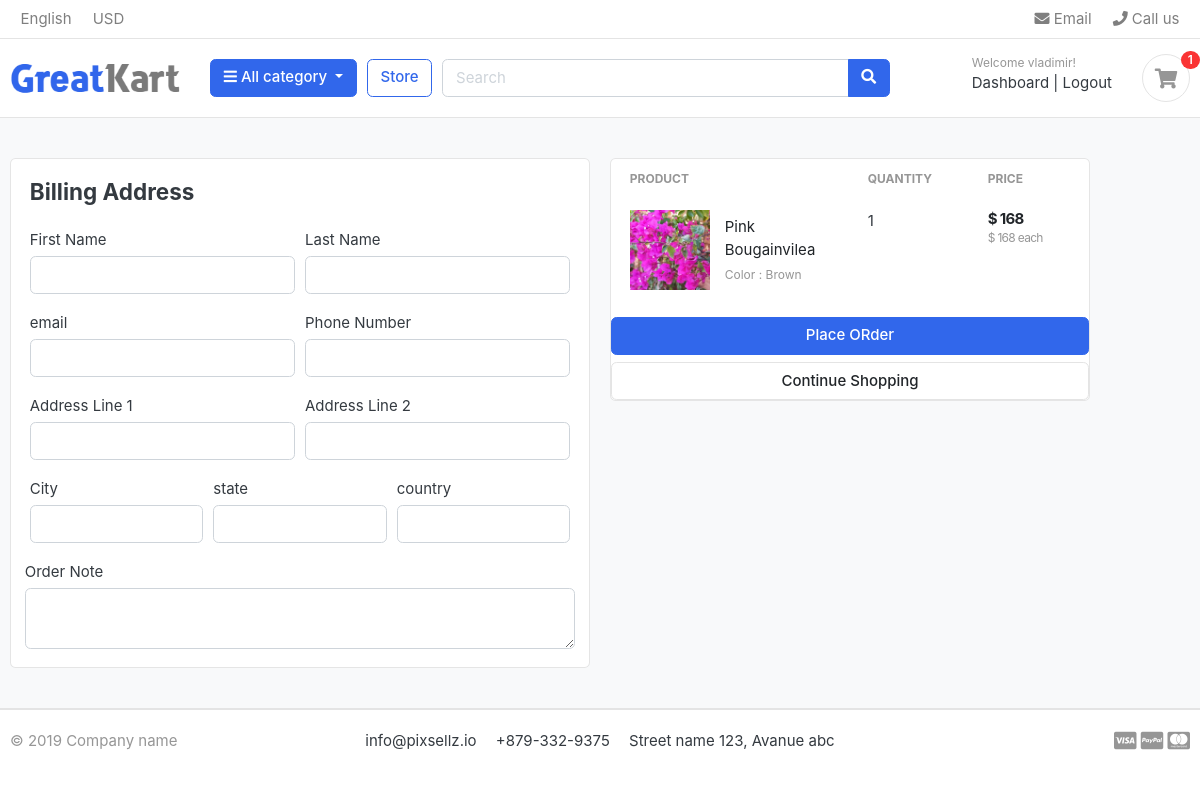
The page /cart/checkout/ (signed in) on the database as committed earlier.
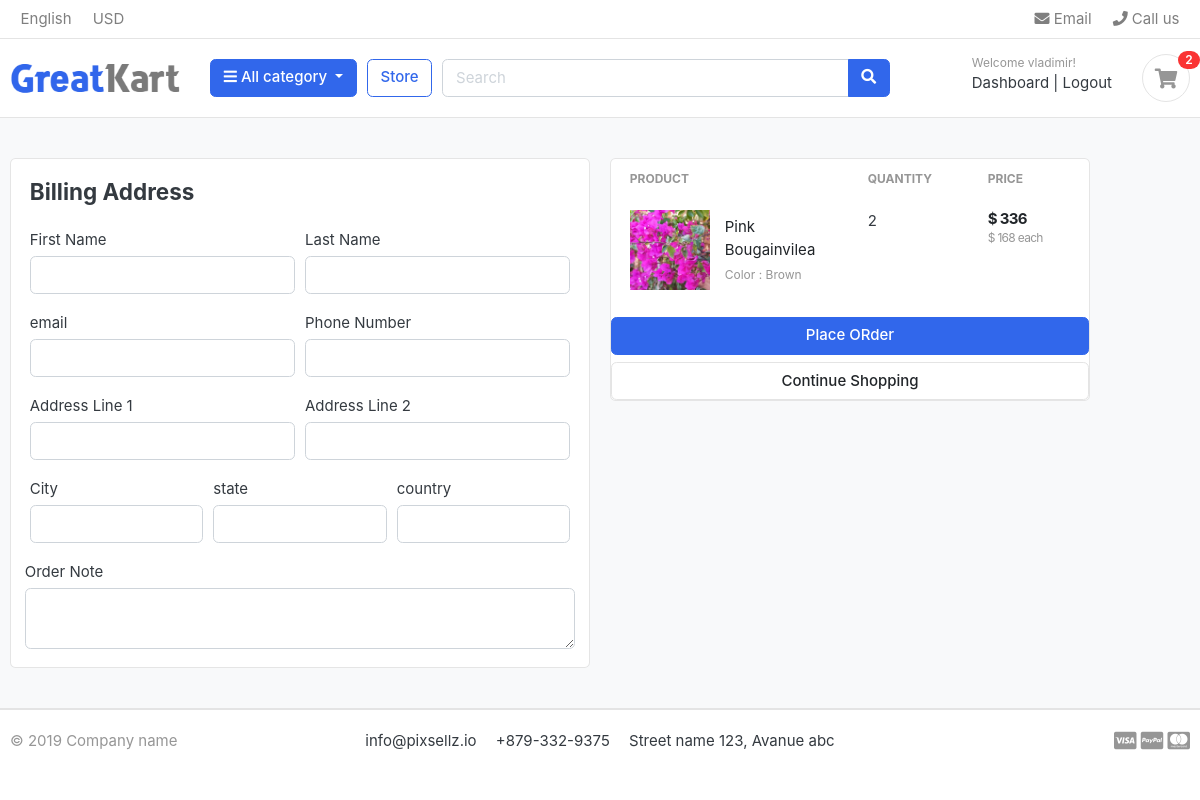
The same page on the database as committed later.
### carts/models.py (models this page shows, shortened)
class CartItem (models.Model):
    user    = models.ForeignKey(Account, on_delete=models.CASCADE, null =True)
    product =  models.ForeignKey(Product, on_delete=models.CASCADE)
    variations = models.ManyToManyField(Variation, blank=True)#many products many variations
    cart    =  models.ForeignKey(Cart, on_delete=models.CASCADE,null=True)
    quantity=  models.IntegerField()
    is_active= models.BooleanField(default=True)
    def sub_total(self):
        return self.product.price * self.quantity

### store/models.py (models this page shows, shortened)
class Product(models.Model):
    product_name    =   models.CharField(max_length=200, unique=True)
    slug            =   models.SlugField(max_length=200, unique=True)
    description     =   models.TextField(max_length=500, blank=True)
    price           =   models.IntegerField()
    images          =   models.ImageField(upload_to='photos/products')
    stock           =   models.IntegerField()
    is_available    =   models.BooleanField(default=True)
    category        =   models.ForeignKey(Category,on_delete=models.CASCADE)
    created_date    =   models.DateTimeField(auto_now_add=True)
    modified_date   =   models.DateTimeField(auto_now=True)
    def get_url(self):
        return reverse('product_detail', args=[self.category.slug, self.slug])

### carts/views.py (the view)
# urls.py: path('checkout/', views.checkout, name='checkout'),
@login_required(login_url='login')
def checkout(request, total=0, quantity=0, cart_items=None):
    try:
        tax=0
        grand_total=0
        if request.user.is_authenticated:
            cart_items=CartItem.objects.filter(user=request.user,is_active=True)
        else:
            cart  =  Cart.objects.get(cart_id=_cart_id(request))
            cart_items = CartItem.objects.filter(cart=cart,is_active=True)
        for cart_item in  cart_items:
            total += (cart_item.product.price * cart_item.quantity)
            quantity+= cart_item.quantity
        tax         =(2*total)/100
        grand_total  = total + tax
    except ObjectDoesNotExist:
        pass # just ignore it
    context ={
        'total'          :total,
        'quantity'      :quantity,
        'cart_items'    : cart_items,
        'tax'           : tax,
        'grand_total'   : grand_total,
    }
    return render(request, 'store/checkout.html', context)

### carts/context_processors.py (called while the page is built)
def counter(request):
    cart_count  =   0
    if 'admin' in request.path:
        return {}
    else:
        try:
            cart = Cart.objects.filter(cart_id=_cart_id(request))
            if request.user.is_authenticated:
                cart_items = CartItem.objects.all().filter(user=request.user)
            else:
                cart_items= CartItem.objects.all().filter(cart=cart[:1])
            for cart_item in cart_items:
                cart_count+= cart_item.quantity
        except Cart.DoesNotExist:
            cart_count=0
    return dict(cart_count=cart_count)

### carts/views.py (called while the page is built)
def _cart_id (request):
    cart   =   request.session.session_key
    if not cart:
        cart  =  request.session.create()
    return cart

### category/context_processors.py (called while the page is built)
def menu_links(request):
    links=Category.objects.all()
    return dict(links=links)

### category/models.py (called while the page is built)
    def get_url(self):
        return reverse('products_by_category', args=[self.slug])

### templates/store/checkout.html (shortened to what the changed rows need)
                        {% extends 'base.html' %}
                        {%load static%}
                        {%block content%}
                        <section class="section-content padding-y bg">
                            <div class="container">
                            <div class="row">
                                            <aside class="col-lg-5">
                                                <div class="card">
                                                    <table class="table table-borderless table-shopping-cart">
                                                        <thead class="text-muted">
                                                            <tr class="small text-uppercase">
                                                                <th scope="col">Product</th>
                                                                <th scope="col" width="120">Quantity</th>
                                                                <th scope="col" width="120">Price</th>
                                                            </tr>
                                                        </thead>
                                                        <tbody>
                                                            {% for cart_item in cart_items %}
                                                            <tr>
                                                            <td>
                                                                    <figure class="itemside align-items-center">
                                                                        <div class="aside">
                                                                            <img src="{{ cart_item.product.images.url }}" class="img-sm">
                                                                        </div>
                                                                        <figcaption class="info">
                                                                            <a href="{{  cart_item.product.get_url }}" class="title text-dark">{{cart_item.product.product_name }}</a>
                                                                            <p class="text-muted small">
                                                                                {% if cart_item.variations.all %}
                                                                                {% for item in cart_item.variations.all %}
                                                                                {{ item.variation_category | capfirst }}  : {{ item.variation_value | capfirst }} <br>
                                                                                {% endfor %}
                                                                                {% endif %}
                                                                            </p>
                                                                        </figcaption>
                                                                    </figure>
                                                                </td>
                                            <td>
                                            <label for="">{{cart_item.quantity}}</label>
                                            </td>
                                            <td>
                                                <div class="price-wrap">
                                                    <var class="price">$ {{ cart_item.sub_total }}</var>
                                                    <small class="text-muted"> $ {{ cart_item.product.price }} each </small>
                                                </div>
                                            </td>
                                            </tr>
                                                {%endfor%}
                                            </tbody>
                                            </table>
                                    </div>
                                    </div>
                            </div>
                            </section>
                            {% endblock %}

### templates/includes/navbar.html (shortened to what this page needs)
{% load static %}
<header class="section-header">
    <nav class="navbar p-md-0 navbar-expand-sm navbar-light border-bottom">
    <div class="container">
      <div class="collapse navbar-collapse" id="navbarTop4">
        <ul class="navbar-nav mr-auto">
            <li class="nav-item dropdown">
                 <a href="#" class="nav-link">   English </a>
            </li>
            <li class="nav-item dropdown">
                <a href="#" class="nav-link"> USD </a>
            </li>
        </ul>
        <ul class="navbar-nav">
            <li><a href="#" class="nav-link"> <i class="fa fa-envelope"></i> Email </a></li>
            <li><a href="#" class="nav-link"> <i class="fa fa-phone"></i> Call us </a></li>
        </ul>
      </div>
    </div>
    </nav>
    <section class="header-main border-bottom">
        <div class="container">
    <div class="row align-items-center">
        <div class="col-lg-2 col-md-3 col-6">
            <a href="{%url 'home'%}" class="brand-wrap">
                <img class="logo" src="{% static '/images/logo.png'  %}">
            </a>
        </div>
        <div class="col-lg col-sm col-md col-6 flex-grow-0">
            <div class="category-wrap dropdown d-inline-block float-right">
                <button type="button" class="btn btn-primary dropdown-toggle" data-toggle="dropdown">
                    <i class="fa fa-bars"></i> All category
                </button>
            </div>
        </div>
        <a href="{% url 'store' %}" class="btn btn-outline-primary">Store</a>
        <div class="col-lg  col-md-6 col-sm-12 col">
            <form action="#" class="search">
                <div class="input-group w-100">
                    <input type="text" class="form-control" style="width:60%;" placeholder="Search">
                    <div class="input-group-append">
                      <button class="btn btn-primary" type="submit">
                        <i class="fa fa-search"></i>
                      </button>
                    </div>
                </div>
            </form>
        </div>
        <div class="col-lg-3 col-sm-6 col-8 order-2 order-lg-3">
                    <div class="d-flex justify-content-end mb-3 mb-lg-0">
                       {%if user.id is None %}
                        <div class="widget-header">
                            <small class="title text-muted">Welcome guest!</small>
                            <div>
                                <a href="{% url 'login' %}">Sign in</a> <span class="dark-transp"> | </span>
                                <a href="{% url 'register' %}"> Register</a>
                            </div>
                        </div>
                        {% else %}
                        <div class="widget-header">
                            <small class="title text-muted">Welcome {{user.first_name}}!</small>
                            <div>
                                <a href="{% url 'dashboard' %}">Dashboard</a> <span class="dark-transp"> | </span>
                                <a href="{% url 'logout' %}"> Logout</a>
                            </div>
                        </div>
                        {% endif %}
                        <a href="{% url 'cart' %}" class="widget-header pl-3 ml-3">
                            <div class="icon icon-sm rounded-circle border"><i class="fa fa-shopping-cart"></i></div>
                            <span class="badge badge-pill badge-danger notify">{{cart_count}}</span>
                        </a>
                    </div>
                </div>
    </div>
        </div>
    </section>
    </header>

Rows that differ between the two databases and show on the page:
changed CartItem "Pink Bougainvilea": quantity "1" → "2"; sub_total "168" → "336"
Other text that changed with them:
{{ cart_count }}: "1" → "2"
